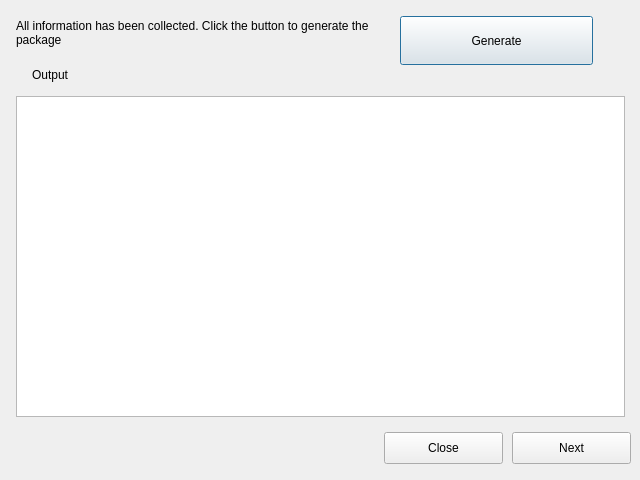
<?xml version="1.0" encoding="UTF-8"?>
<ui version="4.0">
 <class>Dialog</class>
 <widget class="QDialog" name="Dialog">
  <property name="geometry">
   <rect>
    <x>0</x>
    <y>0</y>
    <width>640</width>
    <height>480</height>
   </rect>
  </property>
  <property name="windowTitle">
   <string>Generate Package</string>
  </property>
  <widget class="QLabel" name="label">
   <property name="geometry">
    <rect>
     <x>16</x>
     <y>0</y>
     <width>369</width>
     <height>65</height>
    </rect>
   </property>
   <property name="text">
    <string>All information has been collected. Click the button to generate the package</string>
   </property>
   <property name="wordWrap">
    <bool>true</bool>
   </property>
  </widget>
  <widget class="QPushButton" name="generateButton">
   <property name="geometry">
    <rect>
     <x>400</x>
     <y>16</y>
     <width>193</width>
     <height>49</height>
    </rect>
   </property>
   <property name="text">
    <string>Generate</string>
   </property>
  </widget>
  <widget class="QPlainTextEdit" name="outputEdit">
   <property name="geometry">
    <rect>
     <x>16</x>
     <y>96</y>
     <width>609</width>
     <height>321</height>
    </rect>
   </property>
   <property name="readOnly">
    <bool>true</bool>
   </property>
  </widget>
  <widget class="QPushButton" name="nextButton">
   <property name="geometry">
    <rect>
     <x>512</x>
     <y>432</y>
     <width>119</width>
     <height>32</height>
    </rect>
   </property>
   <property name="text">
    <string>Next</string>
   </property>
  </widget>
  <widget class="QPushButton" name="cancelButton">
   <property name="geometry">
    <rect>
     <x>384</x>
     <y>432</y>
     <width>119</width>
     <height>32</height>
    </rect>
   </property>
   <property name="text">
    <string>Close</string>
   </property>
   <property name="autoDefault">
    <bool>false</bool>
   </property>
  </widget>
  <widget class="QLabel" name="label_2">
   <property name="geometry">
    <rect>
     <x>32</x>
     <y>64</y>
     <width>84</width>
     <height>22</height>
    </rect>
   </property>
   <property name="text">
    <string>Output</string>
   </property>
  </widget>
 </widget>
 <resources/>
 <connections/>
</ui>
